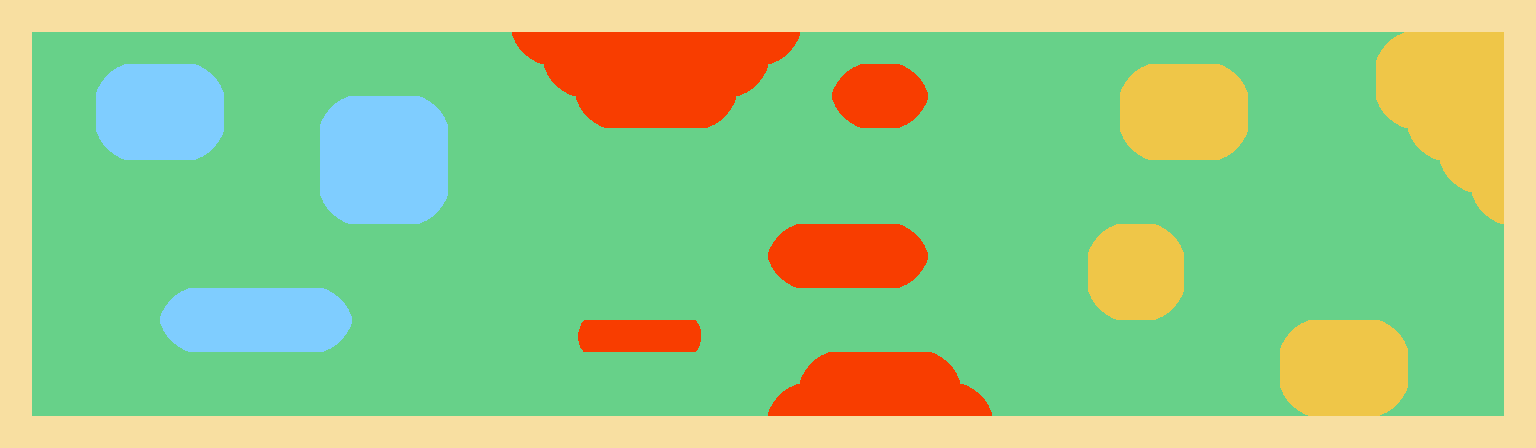

Below is a game level as drawn by its tile map, then a one-line description and the .tmx that defines it (tile-layer data replaced by summaries):
An orthogonal 48x14 tile map with 32x32 px tiles, 5 tile layers (Grass, Water, Lava, Sand, ...) and 4 objects.

<map version="1.2" tiledversion="1.3.4" orientation="orthogonal" renderorder="right-down" width="48" height="14" tilewidth="32" tileheight="32" infinite="0" nextlayerid="9" nextobjectid="5">
 <editorsettings>
  <export target="level9.json" format="json" />
 </editorsettings>
 <tileset firstgid="1" name="Golf Tiles" tilewidth="32" tileheight="32" tilecount="40" columns="4">
  <image source="tileset.png" width="128" height="320" />
 </tileset>
 <layer id="2" name="Grass" width="48" height="14">
  <data>[672 cells, 672 non-empty, 1 distinct tile ids]</data>
 </layer>
 <layer id="3" name="Water" width="48" height="14">
  <data>[672 cells, 40 non-empty, 5 distinct tile ids]</data>
 </layer>
 <layer id="4" name="Lava" width="48" height="14">
  <data>[672 cells, 53 non-empty, 7 distinct tile ids]</data>
 </layer>
 <layer id="5" name="Sand" width="48" height="14">
  <data>[672 cells, 51 non-empty, 5 distinct tile ids]</data>
 </layer>
 <objectgroup id="6" name="Ball">
  <object id="2" gid="30" x="128" y="256" width="32" height="32" />
 </objectgroup>
 <objectgroup id="8" name="Moving">
  <object id="3" gid="33" x="512" y="128" width="32" height="32" />
  <object id="4" gid="33" x="1056" y="128" width="32" height="32" />
 </objectgroup>
 <objectgroup id="7" name="Hole">
  <object id="1" gid="31" x="1440" y="256" width="32" height="32" />
 </objectgroup>
 <layer id="1" name="Border" width="48" height="14">
  <data>[672 cells, 120 non-empty, 1 distinct tile ids]</data>
 </layer>
</map>
